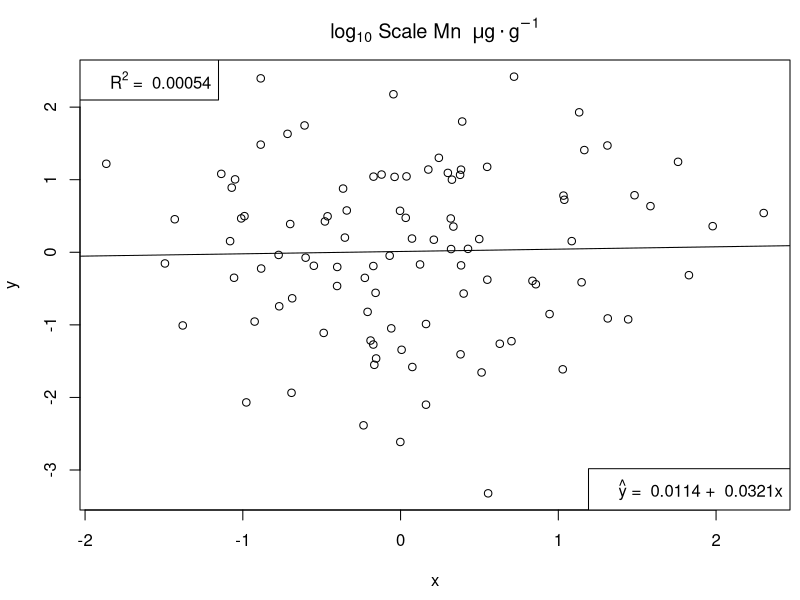

R code for this plot:
## ************************************************************************** ##
## ************************************************************************** ##

x = rnorm(100)

y = rnorm(100)

fit = lm(y ~ x)

intercept = signif(coef(fit)[1], 3) ; intercept
slope     = signif(coef(fit)[2], 3) ; slope
R2        = signif(summary(fit)$r.squared, 3) ; R2


par(mar = c(4.5,4,3,0.5))

plot(x, y, main = bquote("log"[10]*" Scale Mn "~mu*"g" %.%"g"^-1))

abline(fit)

legend("bottomright", legend = bquote(hat(y)*" = "~.(intercept)*" + " ~.(slope)*"x"))

legend("topleft", legend = bquote("R"^2*" = "~.(R2)))


## ************************************************************************** ##
## ************************************************************************** ##
